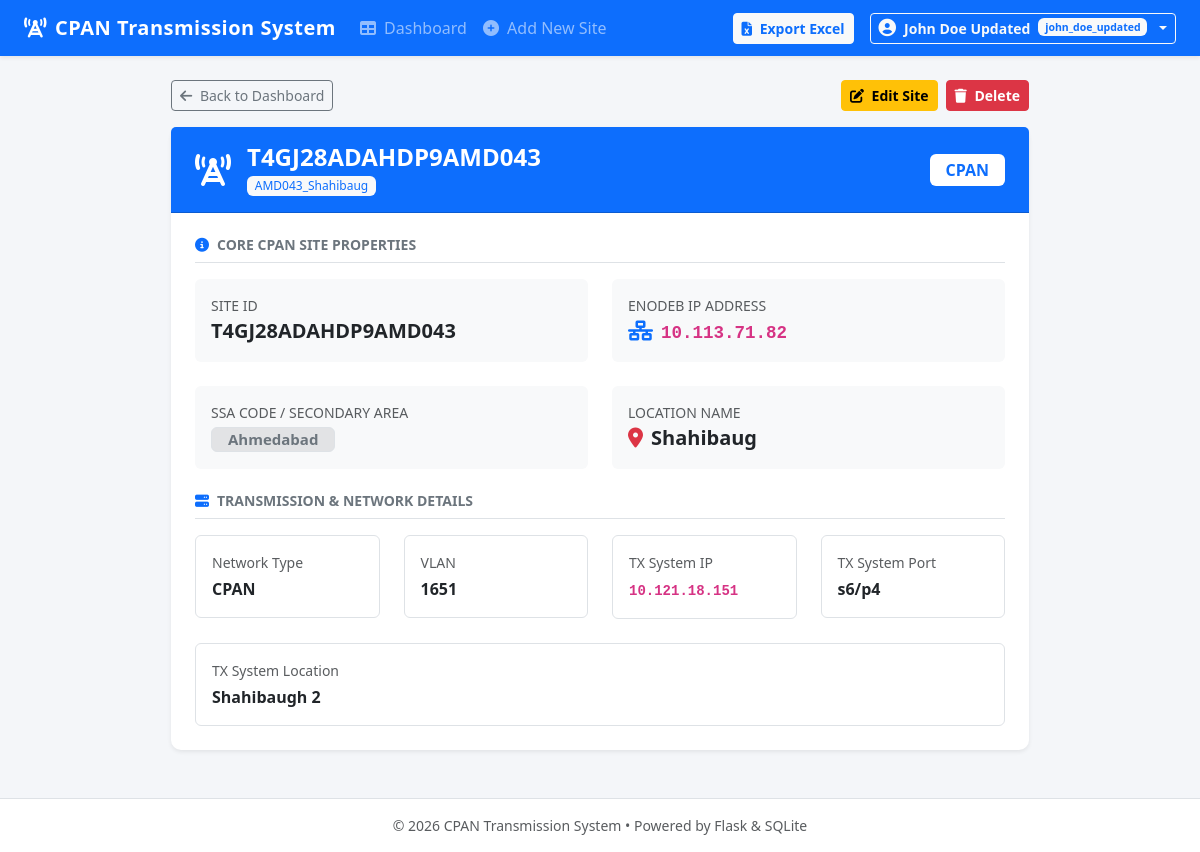
/site/T4GJ28ADAHDP9AMD043 (signed in), run on the app's committed database.
### tables this page shows
CREATE TABLE bts_sites (
            id INTEGER PRIMARY KEY AUTOINCREMENT,
            enodeb_address TEXT,
            site_id TEXT UNIQUE NOT NULL,
            site_name TEXT,
            ssa TEXT,
            location TEXT,
            cpan_maan_vsat TEXT,
            tx_system_ip TEXT,
            tx_system_location TEXT,
            tx_system_port TEXT,
            vlan TEXT,
            created_at TIMESTAMP DEFAULT CURRENT_TIMESTAMP,
            updated_at TIMESTAMP DEFAULT CURRENT_TIMESTAMP
        );

### app.py (the view)
@app.route('/site/<site_id>')
@login_required
def view_site(site_id):
    conn = get_db()
    cursor = conn.cursor()
    cursor.execute("SELECT * FROM bts_sites WHERE LOWER(site_id) = LOWER(?);", (site_id,))
    row = cursor.fetchone()
    conn.close()
    if not row:
        flash(f'Site ID "{site_id}" not found.', 'warning')
        return redirect(url_for('index'))
    site = row_to_dict(row)
    return render_template('view_site.html', site=site)

### app.py (called while the page is built)
def get_db():
    conn = sqlite3.connect(DB_PATH)
    conn.row_factory = sqlite3.Row
    return conn

def login_required(f):
    @wraps(f)
    def decorated_function(*args, **kwargs):
        if 'user_id' not in session:
            flash('Please log in using your Username/Staff No and password to access the system.', 'warning')
            return redirect(url_for('login', next=request.url))
        return f(*args, **kwargs)
    return decorated_function

def row_to_dict(row):
    if row is None:
        return None
    d = dict(row)
    d['Location'] = d.get('location', '')
    d['cpan/maan/vsat'] = d.get('cpan_maan_vsat', '')
    d['tx-system-ip'] = d.get('tx_system_ip', '')
    d['tx-system-location'] = d.get('tx_system_location', '')
    d['tx-system-port'] = d.get('tx_system_port', '')
    return d

### templates/view_site.html (shortened to what this page needs)
{% extends "base.html" %}
{% block content %}
<div class="row justify-content-center">
    <div class="col-lg-9">
        <div class="mb-3 d-flex justify-content-between align-items-center">
            <a href="{{ url_for('index') }}" class="btn btn-outline-secondary btn-sm">
                <i class="fa-solid fa-arrow-left me-1"></i> Back to Dashboard
            </a>
            <div class="d-flex gap-2">
                <a href="{{ url_for('edit_site', site_id=site['site_id']) }}" class="btn btn-warning btn-sm fw-semibold">
                    <i class="fa-solid fa-pen-to-square me-1"></i> Edit Site
                </a>
                <button type="button" class="btn btn-danger btn-sm fw-semibold" data-bs-toggle="modal" data-bs-target="#deleteModal">
                    <i class="fa-solid fa-trash me-1"></i> Delete
                </button>
            </div>
        </div>
        <div class="card card-custom bg-white shadow-sm mb-4">
            <div class="card-header bg-primary text-white py-3 px-4 d-flex justify-content-between align-items-center">
                <div class="d-flex align-items-center gap-3">
                    <i class="fa-solid fa-tower-cell fa-2x"></i>
                    <div>
                        <h4 class="mb-0 fw-bold">{{ site['site_id'] }}</h4>
                        <span class="badge bg-light text-primary mt-1 fw-normal">{{ site['site_name'] or 'N/A' }}</span>
                    </div>
                </div>
                <div>
                    {% set type_val = site['cpan/maan/vsat'].upper() %}
                    {% if 'CPAN' in type_val %}
                        <span class="badge bg-white text-primary fs-6 px-3 py-2">CPAN</span>
                    {% elif 'MAAN' in type_val %}
                        <span class="badge bg-success text-white fs-6 px-3 py-2">MAAN</span>
                    {% elif 'VSAT' in type_val %}
                        <span class="badge bg-warning text-dark fs-6 px-3 py-2">VSAT</span>
                    {% else %}
                        <span class="badge bg-secondary fs-6 px-3 py-2">{{ site['cpan/maan/vsat'] or 'N/A' }}</span>
                    {% endif %}
                </div>
            </div>
            <div class="card-body p-4">
                <h6 class="fw-bold text-uppercase text-secondary small mb-3 border-bottom pb-2">
                    <i class="fa-solid fa-circle-info me-2 text-primary"></i>Core CPAN Site Properties
                </h6>
                <div class="row g-4 mb-4">
                    <div class="col-md-6">
                        <div class="p-3 bg-light rounded">
                            <div class="text-muted small text-uppercase">Site ID</div>
                            <div class="fw-bold fs-5 text-dark">{{ site['site_id'] }}</div>
                        </div>
                    </div>
                    <div class="col-md-6">
                        <div class="p-3 bg-light rounded">
                            <div class="text-muted small text-uppercase">eNodeB IP Address</div>
                            <div class="fw-bold fs-5 text-primary">
                                <i class="fa-solid fa-network-wired me-2"></i><code>{{ site['enodeb_address'] or 'N/A' }}</code>
                            </div>
                        </div>
                    </div>
                    <div class="col-md-6">
                        <div class="p-3 bg-light rounded">
                            <div class="text-muted small text-uppercase">SSA Code / Secondary Area</div>
                            <div class="fw-bold fs-5 text-dark">
                                <span class="badge bg-secondary-subtle text-secondary border px-3 py-1">{{ site['ssa'] or 'N/A' }}</span>
                            </div>
                        </div>
                    </div>
                    <div class="col-md-6">
                        <div class="p-3 bg-light rounded">
                            <div class="text-muted small text-uppercase">Location Name</div>
                            <div class="fw-bold fs-5 text-dark">
                                <i class="fa-solid fa-location-dot text-danger me-2"></i>{{ site['Location'] or 'N/A' }}
                            </div>
                        </div>
                    </div>
                </div>
                <h6 class="fw-bold text-uppercase text-secondary small mb-3 border-bottom pb-2">
                    <i class="fa-solid fa-server me-2 text-primary"></i>Transmission & Network Details
                </h6>
                <div class="row g-4">
                    <div class="col-md-6 col-lg-3">
                        <div class="p-3 border rounded">
                            <div class="text-muted small">Network Type</div>
                            <div class="fw-bold text-dark mt-1">{{ site['cpan/maan/vsat'] or 'N/A' }}</div>
                        </div>
                    </div>
                    <div class="col-md-6 col-lg-3">
                        <div class="p-3 border rounded">
                            <div class="text-muted small">VLAN</div>
                            <div class="fw-bold text-dark mt-1">{{ site['vlan'] or 'N/A' }}</div>
                        </div>
                    </div>
                    <div class="col-md-6 col-lg-3">
                        <div class="p-3 border rounded">
                            <div class="text-muted small">TX System IP</div>
                            <div class="fw-bold text-dark mt-1"><code>{{ site['tx-system-ip'] or 'N/A' }}</code></div>
                        </div>
                    </div>
                    <div class="col-md-6 col-lg-3">
                        <div class="p-3 border rounded">
                            <div class="text-muted small">TX System Port</div>
                            <div class="fw-bold text-dark mt-1">{{ site['tx-system-port'] or 'N/A' }}</div>
                        </div>
                    </div>
                    <div class="col-12">
                        <div class="p-3 border rounded">
                            <div class="text-muted small">TX System Location</div>
                            <div class="fw-bold text-dark mt-1">{{ site['tx-system-location'] or 'N/A' }}</div>
                        </div>
                    </div>
                </div>
            </div>
        </div>
    </div>
</div>
{% endblock %}

### templates/base.html (style rules this page uses)
body { background-color: #f4f6f9; font-family: 'Segoe UI', Tahoma, Geneva, Verdana, sans-serif; }
.card-custom { border: none; border-radius: 10px; box-shadow: 0 2px 10px rgba(0,0,0,0.05); }

### data on the page
bts_sites: site_id "T4GJ28ADAHDP9AMD043", site_name "AMD043_Shahibaug", enodeb_address "10.113.71.82", ssa "Ahmedabad", location "Shahibaug", cpan_maan_vsat "CPAN", vlan "1651", tx_system_ip "10.121.18.151", tx_system_port "s6/p4", tx_system_location "Shahibaugh 2"

### other printed values
{{ session.get('full_name', 'User') }} "John Doe Updated"
{{ session.get('username') or session.get('staff_no', '') }} "john_doe_updated"
